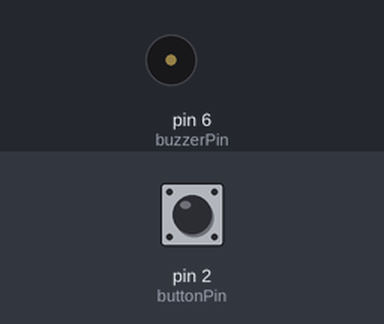
A sketch run on a simulated Arduino Uno, built with avr-gcc and run on an emulated ATmega328P. Parts: buzzer (waves = sounding, pin HIGH). Inputs (shaded band) come from the test bench; at power-on: pin 2 (buttonPin) LOW.

Above: at 1.2 s.
1.3 s: pin 2 (buttonPin) pulled HIGH for 0.15 s
At 1.37 s:
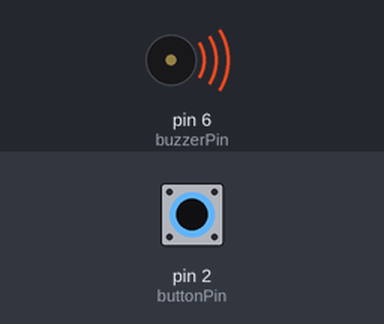
2.9 s: pin 2 (buttonPin) pulled HIGH for 3.2 s
At 6.4 s:
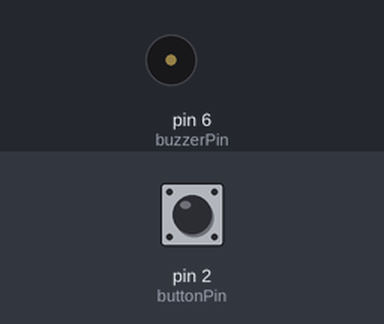
Timing chart, 0 to 7.9 s (numbered marks = the images above; inputs shaded):
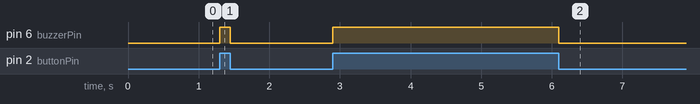

The sketch:

buzz_button.ino
```cpp
/*
 * 1. Connect button or touch on D2.
 * 2. Connect buzzer on D6.
 */

int buttonPin = 2;
int buzzerPin = 6;

void setup() {
  pinMode(buttonPin,INPUT);
  pinMode(buzzerPin,OUTPUT);
}

void loop() {
  if(digitalRead(buttonPin)){
    digitalWrite(buzzerPin,HIGH);
  }
  else {
    digitalWrite(buzzerPin, LOW);
  }
}
```

Measured:
- after the input at 1.3 s, pin 6 (buzzerPin): LOW → HIGH at once, → LOW 0.15 s later
- after the input at 2.9 s, pin 6 (buzzerPin): LOW → HIGH at once, → LOW 3.2 s later
